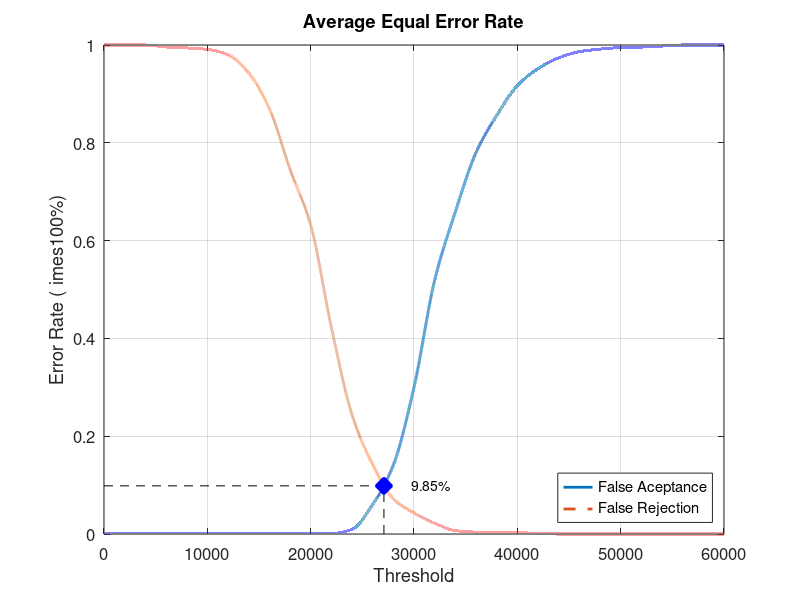
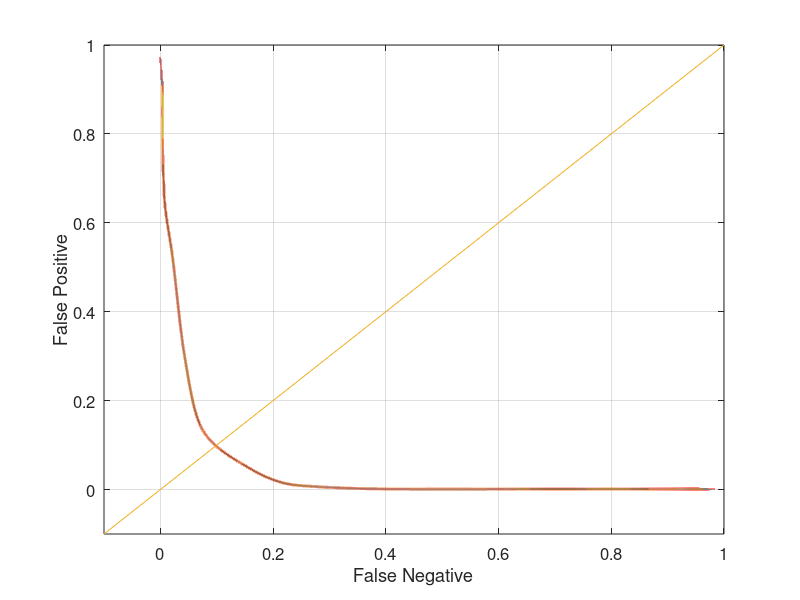

Source code (MATLAB) for these figures, in order:
close all;
clear;
clc;
x = 0:2000:60000;
xq = 0:0.5:60000;

y0 = [0 0.00105263 0.00105263 0.00105263 0.00105263 0.00105263 0.00105263 0.00105263 0.00105263 0.00105263 0.00105263 0.00105263 0.00947368 0.06 0.141053 0.3 0.518947 0.658947 0.78 0.855789 0.916842 0.951579 0.973684 0.986316 0.991579 0.994737 0.99579 0.997895 1 1 1]
yy0 = interp1(x, y0, xq, 'pchip');
y1 = [1 1 1 0.996 0.994 0.991 0.98 0.943 0.87 0.746 0.632 0.423 0.244 0.142 0.072 0.043 0.022 0.007 0.004 0.004 0.003 0.001 0 0 0 0 0 0 0 0 0]
yy1 = interp1(x, y1, xq, 'pchip');

% Calculating EER: 
y2 = abs(y0 - y1);
find(y2 == min(y2))
yy2 = abs(yy0 - yy1);
xEER = find(yy2 == min(yy2));
xEERIndex = xq(xEER) % X-axis EER
yEER = yy0(xEER) % Y-axis EER

main = figure
plot(xq, yy0,'-','LineWidth', 2);	hold on
plot(xq, yy1,'--','LineWidth', 2);	hold on
plot([xEERIndex xEERIndex], [0 yEER], 'k--');	hold on
plot([0 xEERIndex], [yEER yEER], 'k--');	hold on
plot(xEERIndex, yEER, 'bx', 'LineWidth', 10);	hold on
text(xEERIndex + 10 * xEERIndex / 100, yEER, [num2str(round((10000 * yEER)) / 100) '%'])
legend('False Aceptance', 'False Rejection', 'Location', 'SouthEast')
xlabel('Threshold')
ylabel('Error Rate (	imes100%)')
title('Average Equal Error Rate')
set(gca, 'FontSize', 12)
axis([0 60000 0 1])
grid on

print(main, 'Database4AverageMain', '-dpng');
FNRxFPR = figure('Color', [1 1 1]);
plot(yy1, yy0, '-', yy1, yy0, 'LineWidth', 2);
hold on
y = -0.1:0.1:1
plot(y, y); 
set(gca, 'FontSize', 12)
xlabel('False Negative')
ylabel('False Positive')
axis([-0.1 1 -0.1 1])
set(gca, 'FontSize', 12)
grid on

print(FNRxFPR, 'Database4AverageFNRxFPR','-dpng');
